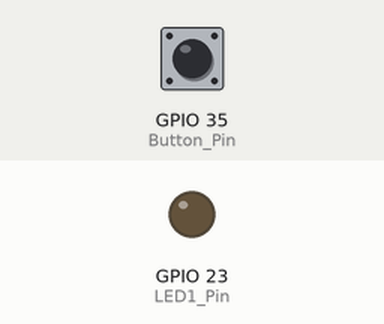
The sketch below on a simulated ESP32. Parts: output pins drawn as LEDs (lit = HIGH). Inputs (shaded band) come from the test bench; at power-on: GPIO 35 (Button_Pin) LOW.

Above: at 1.2 s.
1.3 s: GPIO 35 (Button_Pin) pulled HIGH for 0.15 s
At 2.3 s:
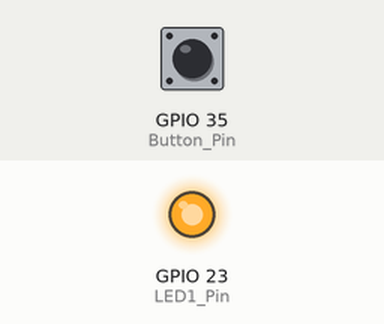
2.9 s: GPIO 35 (Button_Pin) pulled HIGH for 1 s
At 3.6 s:
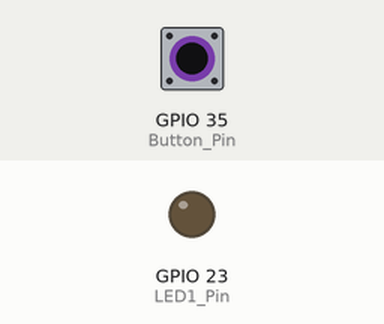
5.4 s: GPIO 35 (Button_Pin) pulled HIGH for 3.2 s
At 6.7 s:
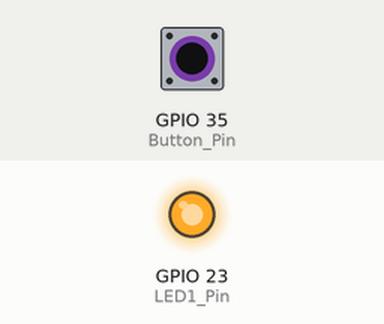
Timing chart, 0 to 8.4 s (numbered marks = the images above; inputs shaded):
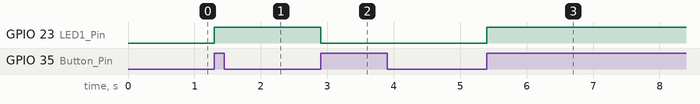

The sketch:

Lab06_01_TestInterrup_Rising.ino
```cpp
#define Button_Pin   35
#define LED1_Pin     23

void IRAM_ATTR IO_INT_ISR()
{
  // Toggle The LED
  digitalWrite(LED1_Pin, !digitalRead(LED1_Pin));
}

void setup()
{
  pinMode(LED1_Pin, OUTPUT);
  pinMode(Button_Pin, INPUT);
  attachInterrupt(Button_Pin, IO_INT_ISR, RISING); // interrupt on rising edge
}

void loop()
{
  // Do Nothing...
}
```

Measured:
- after the input at 1.3 s, GPIO 23 (LED1_Pin): LOW → HIGH at once
- after the input at 2.9 s, GPIO 23 (LED1_Pin): HIGH → LOW at once
- after the input at 5.4 s, GPIO 23 (LED1_Pin): LOW → HIGH at once
